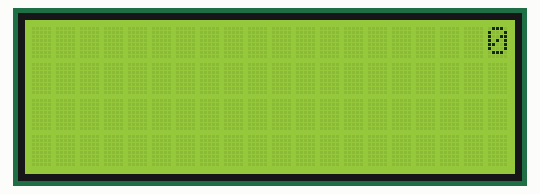
A sketch run on a simulated Arduino Uno, built with avr-gcc and run on an emulated ATmega328P. Parts: 20×4 character LCD.

Above: at 0.1 s.
At 1.6 s:
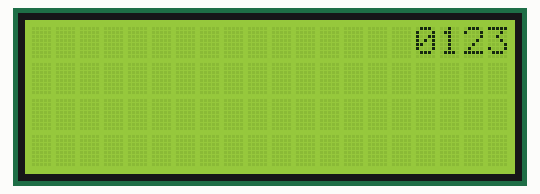
At 2.6 s:
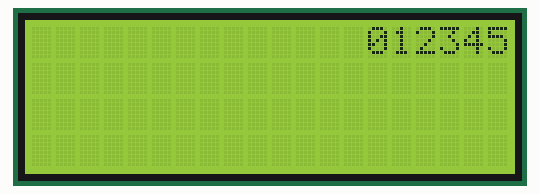
At 3.6 s:
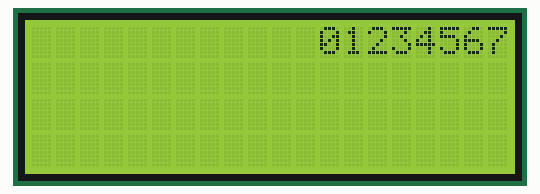
At 5.6 s:
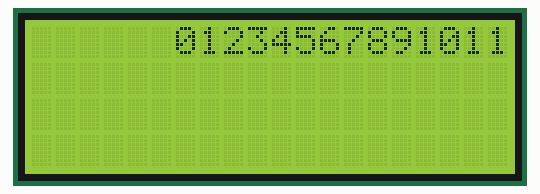
At 7.6 s:
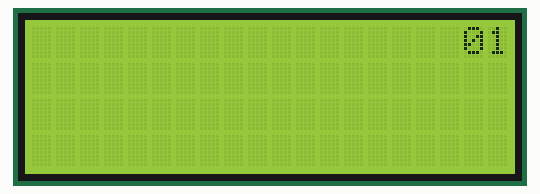

Measured:
- by itself, everything shown: repeats every 7.0 s, in 15 steps
- what the display in image 1 shows lasts 0.5 s, from 1.6 s to 2.1 s

The sketch:

auto_scroll.ino
```cpp
#include <LiquidCrystal_I2C.h>

LiquidCrystal_I2C lcd = LiquidCrystal_I2C(0x27, 20, 4);

void setup() {
  lcd.init();
  lcd.backlight();
}
void loop() {
  lcd.autoscroll();
  lcd.setCursor(20, 0);
    for (int x = 0; x < 14; x++) {
    lcd.print(x);
    delay(500);
  }
  lcd.clear();
}
```
